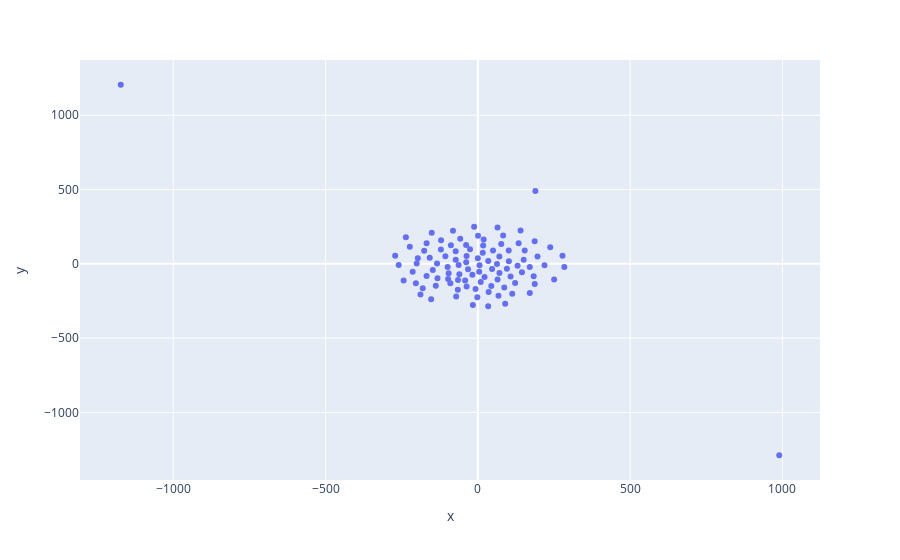

Write notebook code for a chart like this one.
### Code cell
import plotly.express as px
fig = px.scatter(
    projection, x='x', y='y'
)
fig.show()
